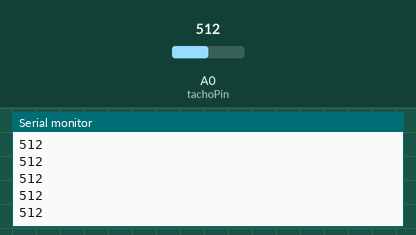
The sketch below on a simulated Arduino Uno, built with avr-gcc and run on an emulated ATmega328P. Parts: the last lines printed to the serial monitor. The test bench sets the inputs (shaded band); at power-on: A0 (tachoPin) = 512.

Above: at 1.2 s.
1.3 s: A0 (tachoPin) set to 716
At 2.0 s:
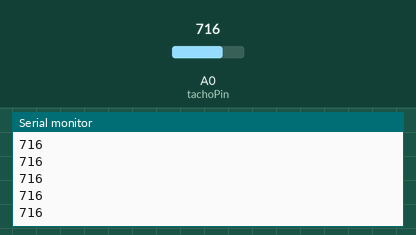
2.8 s: A0 (tachoPin) set to 900
At 3.3 s:
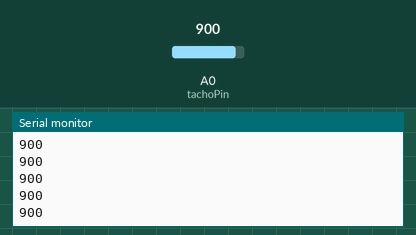
Timing chart, 0 to 5.8 s (numbered marks = the images above; inputs shaded):
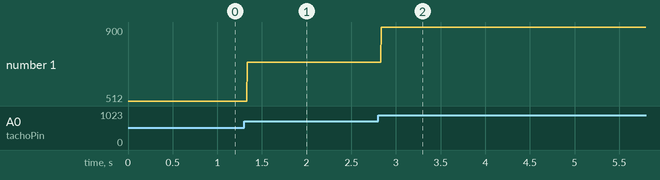

The sketch:

AnalogFeedback_Init.ino
```cpp
#include "StopWatch.h"

const int tachoPin = A0;    // select the input pin for the potentiometer

int tachoValue = 0;  // variable to store the value coming from the sensor
void setup() {
    Serial.begin(19200);
}

void loop() {
    tachoValue = analogRead(tachoPin);
    Serial.println(tachoValue);
}
```

Measured:
- after the input at 1.3 s, the serial monitor: prints a new line at once (image 1)
- after the input at 2.8 s, the serial monitor: prints a new line at once (image 2)
- plotted number 1: 512 → 716 after the input at 1.3 s, 716 → 900 after the input at 2.8 s
